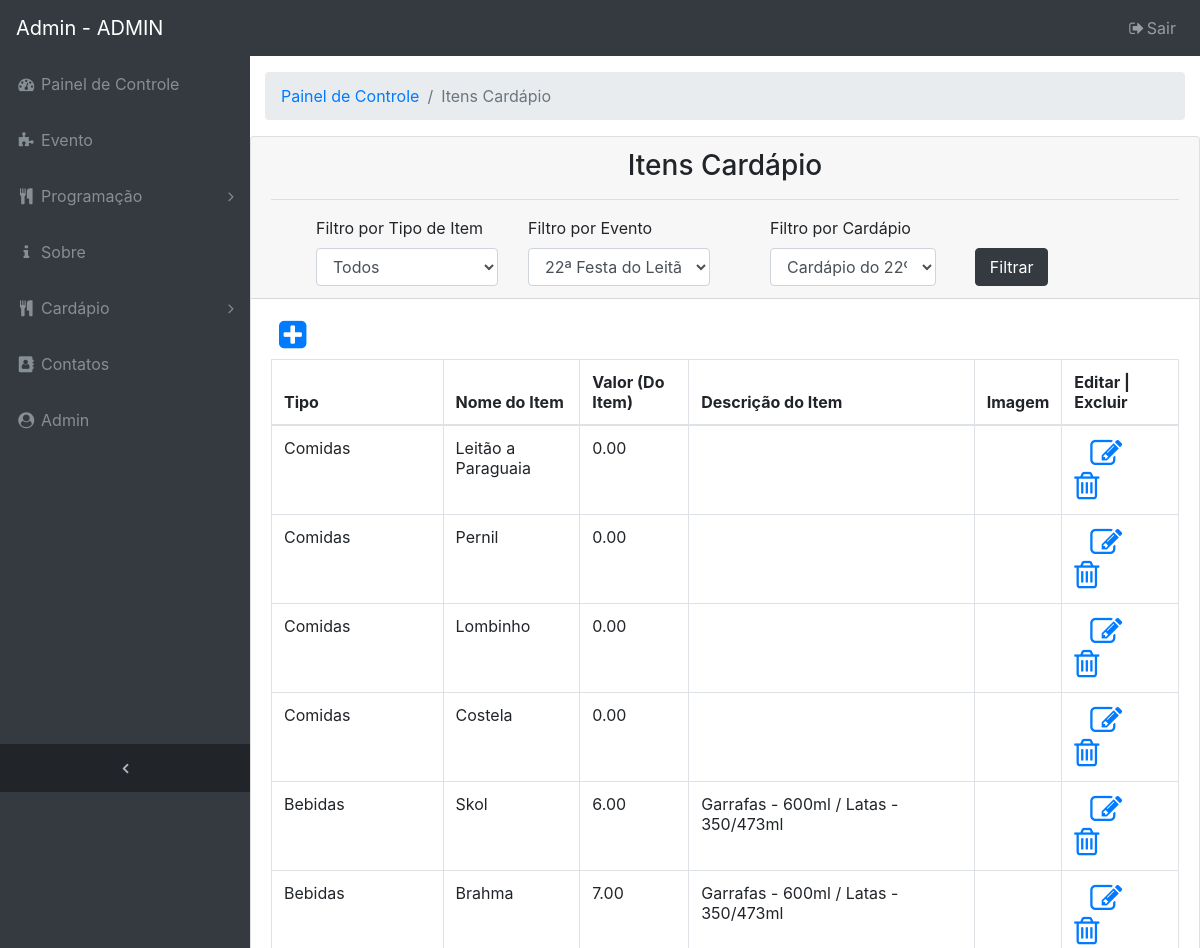
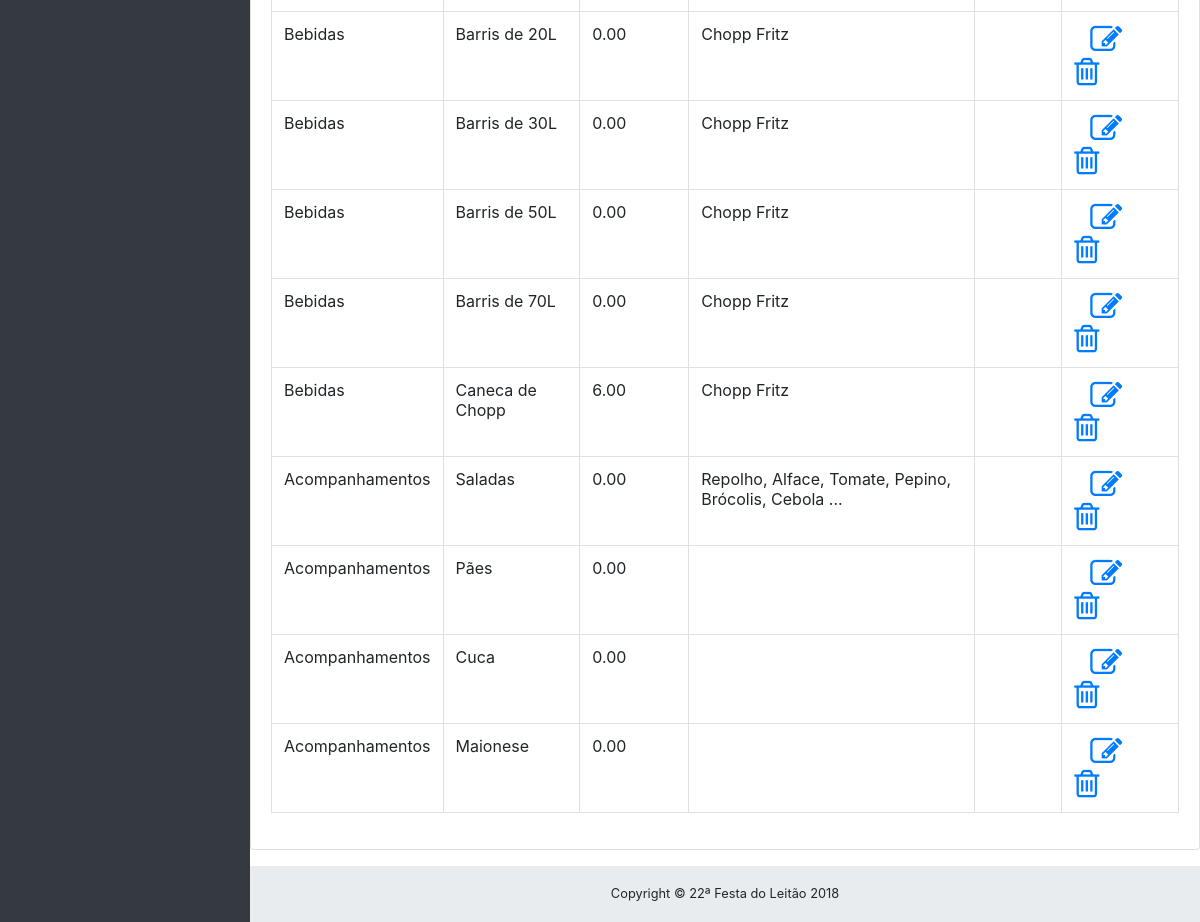
Page /admin/index.php?url=itens_cardapio.php (signed in) on the committed database (2 pictures, top to bottom).
### tables this page shows
CREATE TABLE `tb_cardapio` (
    `cod_cardapio` INTEGER NOT NULL AUTO_INCREMENT,
    `titulo_cardapio` VARCHAR(100),
    `obs_cardapio` VARCHAR(1000),
    CONSTRAINT `PK_tb_cardapio` PRIMARY KEY (`cod_cardapio`)
);

CREATE TABLE `tb_tipo_item` (
    `cod_tipo_item` INTEGER NOT NULL AUTO_INCREMENT,
    `descricao_tipo_item` VARCHAR(100),
    `valor_tipo_item` FLOAT(10,2),
    `obs_tipo_item` VARCHAR(1000),
    CONSTRAINT `PK_tb_tipo_item` PRIMARY KEY (`cod_tipo_item`)
);

CREATE TABLE `tb_item` (
    `cod_item` INTEGER NOT NULL AUTO_INCREMENT,
    `nome_item` VARCHAR(100),
    `valor_item` FLOAT(10,2),
    `descricao_item` VARCHAR(1000),
    `img_item` VARCHAR(100),
    `cod_tipo_item` INTEGER,
    CONSTRAINT `PK_tb_item` PRIMARY KEY (`cod_item`)
);

CREATE TABLE `tb_evento` (
    `cod_evento` INTEGER NOT NULL AUTO_INCREMENT,
    `nome_evento` VARCHAR(100),
    `nome_organizacao_evento` VARCHAR(200),
    `data_evento` DATE,
    `rua_evento` VARCHAR(100),
    `nome_comunidade` VARCHAR(200) NOT NULL,
    `banner_evento` VARCHAR(40),
    `cod_cardapio` INTEGER,
    `cod_cidade` INTEGER,
    CONSTRAINT `PK_tb_evento` PRIMARY KEY (`cod_evento`)
);

### admin/itens_cardapio.php (the view, shortened to what this page needs)
<?php
if (isset($login_cookie)) {
    $cod_eve = $_POST['cod_evento'];
    $cod_tip = $_POST['tipo_item'];
    $cod_car = $_POST['cod_cardapio'];
    if ($cod_tip != 0) {
        if ($cod_car != '') {
        } else {
            $cod_car = 1;
        }
        if ($cod_eve != '') {
        } else {
            $cod_eve = 1;
        }
        $selectCardapio = "SELECT * FROM tb_cardapio as c, tb_cardapio_tipo as ct, tb_item as i, tb_evento as e, tb_tipo_item as ti "
                . "where e.cod_cardapio = c.cod_cardapio "
                . "and c.cod_cardapio = ct.cod_cardapio "
                . "and ct.cod_item = i.cod_item "
                . "and i.cod_tipo_item = ti.cod_tipo_item "
                . "and ti.cod_tipo_item = '$cod_tip' "
                . "and e.cod_evento = '$cod_eve'"
                . "and c.cod_cardapio = '$cod_car' ";
    } else {
        if ($cod_eve != '') {
        } else {
            $cod_eve = 1;
        }
        if ($cod_car != '') {
        } else {
            $cod_car = 1;
        }
        $selectCardapio = "SELECT * FROM tb_cardapio as c, tb_cardapio_tipo as ct, tb_item as i, tb_evento as e, tb_tipo_item as ti "
                . "where e.cod_cardapio = c.cod_cardapio "
                . "and c.cod_cardapio = ct.cod_cardapio "
                . "and ct.cod_item = i.cod_item "
                . "and i.cod_tipo_item = ti.cod_tipo_item "
                . "and e.cod_evento = '$cod_eve'"
                . "and c.cod_cardapio = '$cod_car' ";
    }
    ?>
    <div class="card mb-3">
        <?php include './filtro_por_evento_itens_cardapio.php'; ?>
        <div class="card-body">
            <a href="?url=adc_itens_cardapio.php" title="Novo <?= $menu; ?>"><i class="fa fa-2x pb-2 pl-2 fa-plus-square"></i></a>
            <div class="table-responsive">
                <table class="table table-bordered" width="100%" cellspacing="0">
                    <thead>
                        <tr>
                            <th>Tipo</th>
                            <th>Nome do Item</th>
                            <th>Valor (Do Item)</th>
                            <th>Descrição do Item</th>
                            <th>Imagem</th>
                            <th>Editar | Excluir</th>
                        </tr>
                    </thead>
                    <tbody>
                        <?php
                        include 'conexao.php';
                        $queryCardapio = $pdo->query($selectCardapio);
                        while ($dados = $queryCardapio->fetch()) {
                            $cod = $dados['cod_item'];
                            $cod_c = $dados['cod_cardapio'];
                            $tipo = $dados['descricao_tipo_item'];
                            $nomeItem = $dados['nome_item'];
                            $valorItem = $dados['valor_item'];
                            $descricaoItem = $dados['descricao_item'];
                            $img = $dados['img_item'];
                            ?>
                            <tr>
                                <td><?= $tipo; ?></td>
                                <td><?= $nomeItem; ?></td>
                                <td><?= $valorItem; ?></td>
                                <td><?= $descricaoItem; ?></td>
                                <td><?= $img; ?></td>
                                <td>
                                    <a href="?url=edit_itens_cardapio.php&id=<?= $cod; ?>&c=<?= $cod_c; ?>" title="EDITAR"><i class="fa fa-2x fa-edit pr-3 pl-3"></i></a>
                                    <a href="?url=excBD_itens_cardapio.php&id=<?= $cod; ?>&c=<?= $cod_c; ?>" onclick="return excluir('<?= $nomeItem ?>');" title="EXCLUIR"><i class="fa fa-2x fa-trash-o"></i></a>
                                </td>
                            </tr>
                            <?php
                        }
                        ?>
                    </tbody>
                </table>
            </div>
        </div>
    </div>
<?php } ?>

### admin/index.php (shortened to what this page needs)
<?php
$login_cookie = $_COOKIE['usuario'];
include './conexao.php';
$sql = "select e.* from tb_admin as a, tb_evento as e"
        . " where e.cod_evento = a.cod_evento";
$query = $pdo->query($sql);
$dados = $query->fetch();
$nome_evento = $dados['nome_evento'];
if (isset($login_cookie)) {
    ?>
    <html>
        <head>
            <link href="../vendor/bootstrap/css/bootstrap.min.css" rel="stylesheet" type="text/css"/>
            <link href="../vendor/font-awesome/css/font-awesome.min.css" rel="stylesheet" type="text/css"/>
            <link href="../vendor/datatables/dataTables.bootstrap4.css" rel="stylesheet" type="text/css"/>
            <link href="../css/sb-admin.css" rel="stylesheet" type="text/css"/>
        </head>
        <body class="fixed-nav sticky-footer bg-dark" id="page-top">
            <?php include './menu.php'; ?>
            <div class="content-wrapper">
                <?php
                $url = $_GET['url'];
                switch ($url) {
                    case 'itens_cardapio.php':
                        $menu = 'Itens Cardápio';
                        include './navegacao.php';
                        include ('./itens_cardapio.php');
                        break;
                }
                ?>
                <footer class="sticky-footer">
                    <div class="container">
                        <div class="text-center">
                            <small>Copyright © <?= $nome_evento;?> 2018</small>
                        </div>
                    </div>
                </footer>
            </div>
        </body>
    </html>
    <?php
} else {
    echo"<script language='javascript' type='text/javascript'>alert('Faça o Login!');window.location.href='login.html'</script>";
}
?>

### css/sb-admin.css (style rules this page uses)
html { position: relative; min-height: 100%; }
body { overflow-x: hidden; }
body.sticky-footer { margin-bottom: 56px; }
body.sticky-footer .content-wrapper { min-height: calc(100vh - 56px - 56px); }
body.fixed-nav { padding-top: 56px; }
.content-wrapper { min-height: calc(100vh - 56px); padding-top: 1rem; }
.content-wrapper { overflow-x: hidden; background: white; }
@media (min-width: 992px) { .content-wrapper { margin-left: 250px; } }
footer.sticky-footer { position: absolute; right: 0; bottom: 0; width: 100%; height: 56px; background-color: #e9ecef; line-height: 55px; }
@media (min-width: 992px) { footer.sticky-footer { width: calc(100% - 250px); } }

### rows in the picture
tb_cardapio: tb_tipo_item.descricao_tipo_item "Comidas", tb_item.nome_item "Leitão a Paraguaia", tb_item.valor_item "0.00", tb_item.nome_item "Pernil", tb_item.nome_item "Lombinho", tb_item.nome_item "Costela", tb_tipo_item.descricao_tipo_item "Bebidas", tb_item.nome_item "Skol", tb_item.valor_item "6.00", tb_item.descricao_item "Garrafas - 600ml / Latas - 350/473ml", tb_item.nome_item "Brahma", tb_item.valor_item "7.00", tb_item.nome_item "Barris de 20L", tb_item.descricao_item "Chopp Fritz", tb_item.nome_item "Barris de 30L", tb_item.nome_item "Barris de 50L", tb_item.nome_item "Barris de 70L", tb_item.nome_item "Caneca de Chopp", tb_tipo_item.descricao_tipo_item "Acompanhamentos", tb_item.nome_item "Saladas", tb_item.descricao_item "Repolho, Alface, Tomate, Pepino, Brócolis, Cebola ...", tb_item.nome_item "Pães", tb_item.nome_item "Cuca", tb_item.nome_item "Maionese"
tb_evento: nome_evento "22ª Festa do Leitão"

### other values in the picture
$login_cookie "ADMIN"
$menu "Itens Cardápio"
form field cod_evento "22ª Festa do Leitão"
form field cod_cardapio "Cardápio do 22º Evento"
